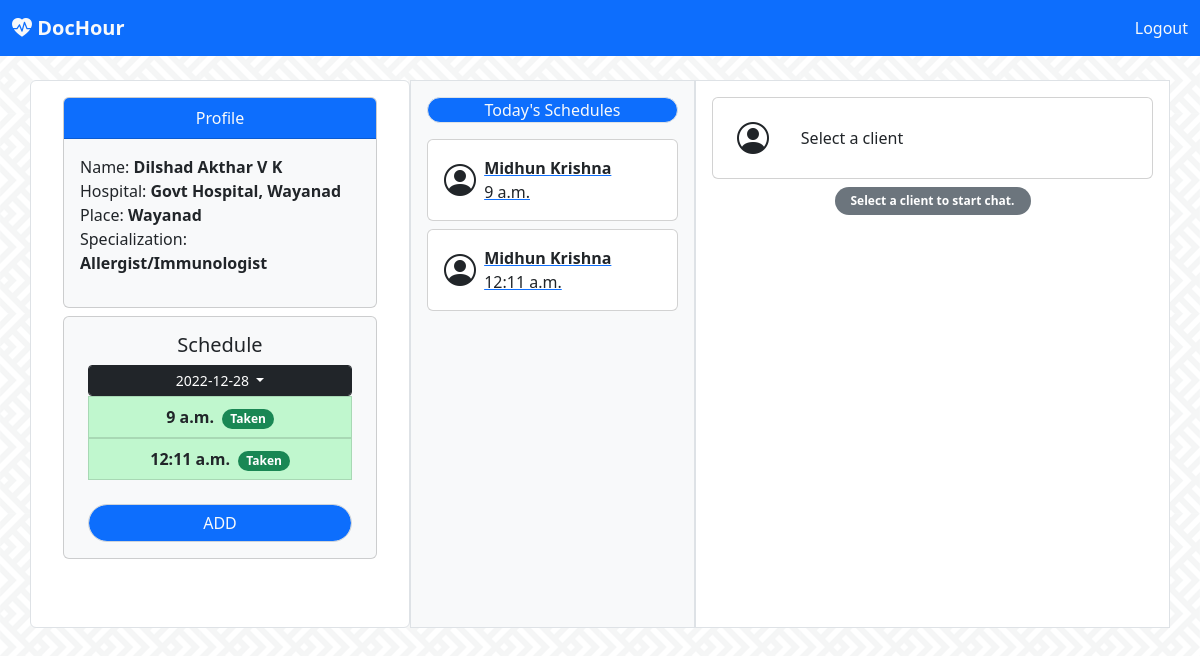
Screenshot of /doctor/doc_home_slot/2022-12-28/ (signed in) with the database file from the repository.
### doctor/models.py (models this page shows, shortened)
class Doctor(models.Model):
    user = models.OneToOneField(User, on_delete=models.CASCADE)
    hospital = models.CharField(max_length=120)
    location = models.CharField(max_length=100)
    specialization = models.ForeignKey(Specialization, on_delete=models.CASCADE)

class Specialization(models.Model):
    spec = models.CharField(max_length=200)
    def __str__(self) -> str:
        return self.spec

class Schedule(models.Model):
    doc = models.ForeignKey(Doctor, on_delete=models.CASCADE)
    date = models.DateField()
    start_time = models.TimeField()
    taken = models.ForeignKey(Client, related_name='taken', on_delete=models.CASCADE, null=True, blank=True)
    confirmed = models.BooleanField(default=False)
    cancelled = models.ForeignKey(Client, related_name='cancelled', on_delete=models.CASCADE, null=True, blank=True)

### client/models.py (models this page shows, shortened)
class Client(models.Model):
    user = models.OneToOneField(User, on_delete=models.CASCADE)
    place = models.CharField(max_length=100)
    age = models.IntegerField()
    health_history = models.CharField(max_length=250)

### doctor/views.py (the view)
# urls.py: url(r'^doc_home_slot/(?P<date>\d{4}-\d{2}-\d{2})/$', views.doc_home_slot, name='doc_home_slot'),
def doc_home_slot(request, date):
    doc = Doctor.objects.get(user=request.user)
    schedule = Schedule.objects.filter(doc=doc)
    dates = sorted(set([sc.date for sc in schedule]))
    slot = Schedule.objects.filter(doc=doc, date=date)
    today = Schedule.objects.filter(doc=doc, date=dt.today())
    return render(request,'doctor/doc-home.html', context={'doc':doc, 'dates':dates, 'slots':slot, 'date':date, 'today':today})

### templates/doctor/doc-home.html (shortened to what this page needs)
<!doctype html>
<html lang="en">
  <head>
    <link rel="stylesheet" href="https://cdn.jsdelivr.net/npm/bootstrap-icons@1.10.2/font/bootstrap-icons.css">
    <link href="https://cdn.jsdelivr.net/npm/bootstrap@5.2.3/dist/css/bootstrap.min.css" rel="stylesheet">
  </head>
  <body style="background-image: url('../../../static/images/bg.webp');background-repeat: repeat; background-position: center; ">
    <nav class="navbar navbar-expand-lg fixed-top bg-primary">
        <div class="container-fluid">
          <div class="collapse navbar-collapse" id="navbarTogglerDemo01">
            <a class="navbar-brand" href="#"><b class="bi bi-heart-pulse-fill text-light">
                DocHour</b></a>
            <div>
                    <a class="nav-link active text-light" aria-current="page" href="{% url 'doctor:user_logout' %}">Logout</a>
            </div>
          </div>
        </div>
      </nav>
      <nav class="navbar bg-light">
        <div class="container-fluid">
          <a class="navbar-brand" href="#">
            <b class="bi bi-heart-pulse-fill text-danger">
            DocHour</b>
          </a>
        </div>
      </nav>
      <br>
      <div class="container">
      <div class="row">
        <div class="col-sm-4  border mx-auto px-4 py-2 text-center rounded bg-white" >
            <div class="card m-2 bg-light">
              <div class="card-header bg-primary text-light">Profile</div>
            <p class="text-start p-3">
            Name: <b>{{doc.user.first_name}} {{doc.user.last_name}}</b><br>
            Hospital: <b>{{doc.hospital}} </b><br>
            Place: <b>{{doc.location}} </b><br>
            Specialization: <b>{{doc.specialization}}</b></p>
            </div>
            <div class="card m-2 px-2 bg-light">
                <div class="card-body">
                  <h5 class="card-title">Schedule</h5>
                  <div class="dropdown">
                    <button class="dropdown-toggle btn btn-sm btn-dark form-control" type="button" data-bs-toggle="dropdown" aria-expanded="false">
                      {% if date %} {{date}} {% else%} choose date to see schedules{% endif %}
                    </button>
                  </div>
                  <ul class="list-group text-start">
                    {% for slot in slots %}
                    {% if slot.taken %}{% if slot.confirmed %}<a data-bs-toggle="modal" data-bs-target="#taken{{forloop.counter}}"><li class="list-group-item text-center" style="background-color: rgb(192, 247, 206);"><b>{{slot.start_time}} &nbsp;<span class="badge rounded-pill text-bg-success">Taken</span></b></li></a>
                    {% else %}<a data-bs-toggle="modal" data-bs-target="#confirm{{forloop.counter}}"><li class="list-group-item text-center" style="background-color: rgb(223, 247, 192);"><b>{{slot.start_time}} &nbsp;<span class="badge rounded-pill text-bg-warning">Verify and confirm</span></b></li></a>
                    {% endif %}{% endif %}
                    {% endfor %}
                    <br>
                    <div class="gap-2" id="faker" style="display: block;">
                        <button class="form-control bg-primary text-light rounded-pill text-center text-decoration-none" onclick="addShow()">ADD</button>
                  </div>
                  </ul>
                </div>
              </div>
        </div>
        <div class="col-sm-3 bg-light p-3 border">
          <p class="text-center bg-primary rounded-pill text-light border">Today's Schedules</p>
          {% for td in today %}{% if td.confirmed %}
            <a href="{% url 'doctor:doc_home_chat' td.taken.id %}"><div class="card mb-2 text-dark">
                <div class="row  p-3">
                <div class="col-sm-2 text-center my-auto">
                    <i class="bi bi-person-circle fs-2"></i>
                </div>
                <div class="col-sm-9">
                    <b>{{td.taken.user.first_name}} {{td.taken.user.last_name}}</b><br>
                    {{td.start_time}}
                </div>
                </div>
            </div></a>{% endif %}
            {% endfor %}
        </div>
        <div class="col-sm-5 mx-auto p-3 border bg-white">
                <div class="card mb-2">
                    <div class="row  p-3">
                    <div class="col-sm-2 text-center my-auto">
                        <i class="bi bi-person-circle fs-2"></i>
                    </div>
                    <div class="col-sm-9 my-auto">
                      {% if client %}
                      <div class="row">
                        <div class="col-8">
                          <b>{{client.user.first_name}} {{client.user.last_name}}</b> <br>
                        </div>
                        <div class="col-4 my-auto">
                          <span class="badge text-bg-secondary rounded-circle fs-6"> <i class="bi bi-camera-video-fill"></i></span>
                          <span class="badge text-bg-secondary rounded-circle fs-6"> <i class="bi bi-folder-fill"></i> </span>
                        </div>
                      </div>
                      {% else %}Select a client{% endif %}
                    </div>
                    </div>
                </div>
            <div class="px-3" style="overflow-y: auto; height:400px"  id="msgboxdoc">
              {% for m in msgs %}
              {% if m.sender.is_staff %}
              <div class="dropdown text-end">
                <small><small><small>{{m.datetime}}</small></small></small><br>
                <button class="dropdown-toggle bg-dark text-light badge rounded-pill" type="button" data-bs-toggle="dropdown" aria-expanded="false">
                  {{m.message}}
                </button>
                <ul class="dropdown-menu text-center text-dark">
                  <form action="{% url 'doctor:delete_msg'%}" method="post">
                    {% csrf_token %}
                  <input type="hidden" name="msg" value="{{m.id}}">
                  <input type="hidden" name="client" value="{{client.id}}">
                  <button type="submit" class="btn"> Delete message</button>
                </form>
                </ul>
              </div>
                {% else %}
                <div class=""><small><small><small>{{m.datetime}}</small></small></small><br><span class="badge text-bg-secondary  rounded-pill px-3 py-2">{{m.message}}</span></div>
                {% endif %}
              {% empty %}
              <p class="text-center"><span class="badge rounded-pill text-bg-secondary px-3 py-2">{% if client %} No messages yet! {% else %} Select a client to start chat. {% endif %}</span></p>
              {% endfor %}
            </div>
      </div>
      </div>
  </body>
</html>

### rows the page displays
Doctor: user.first_name "Dilshad", user.last_name "Akthar V K", hospital "Govt Hospital, Wayanad", location "Wayanad", specialization "Allergist/Immunologist"
Schedule: start_time "9 a.m.", taken.user.first_name "Midhun", taken.user.last_name "Krishna"
Schedule: start_time "12:11 a.m.", taken.user.first_name "Midhun", taken.user.last_name "Krishna"
